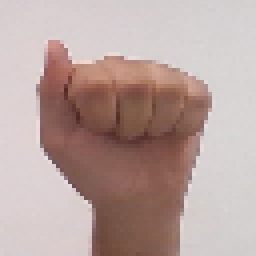
#> input picture src6/56.png, 64 x 64 px (shown 4 times larger)
$ python test.py
#> lines starting #> are read from the running program, lines starting #| are printed output that depends on the picture; after the words box and inside, x2 and y2 are one past the last pixel; in counts of white or black regions, pixels touching at a corner belong together
import cv2

img = cv2.imread("56.png", 0)
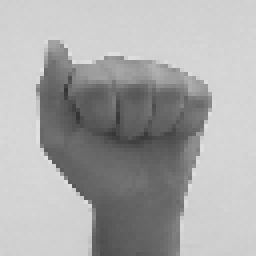
#> img: shape (64, 64) (shown 4 times larger); min 52, max 225, mean 169.4
bitwise_NOT = cv2.bitwise_not(img)
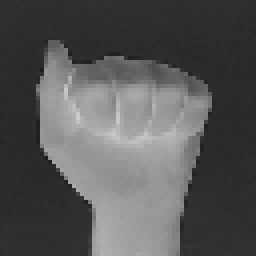
#> bitwise_NOT: shape (64, 64) (shown 4 times larger); min 30, max 203, mean 85.6
s,imagem = cv2.threshold(bitwise_NOT , 60, 255, cv2.THRESH_BINARY)
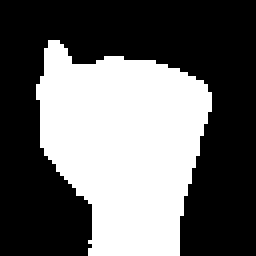
#> imagem: shape (64, 64) (shown 4 times larger); 40.2% white; 1 white region, box (x1, y1, x2, y2) and area: (9, 10, 53, 64) 1648
cv2.imshow('NOT',bitwise_NOT)
cv2.waitKey(0)
cv2.imshow('LOL', imagem)
cv2.waitKey(0)
cv2.destroyAllWindows()
